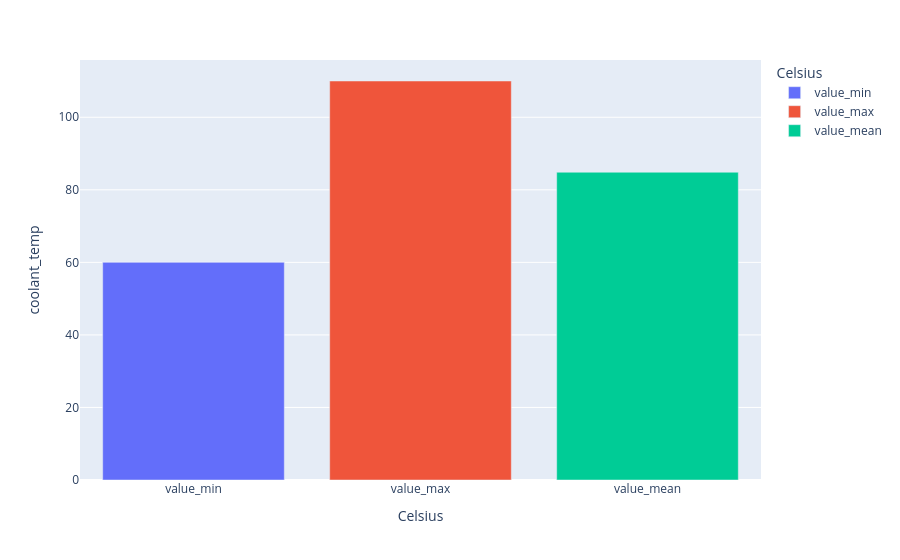
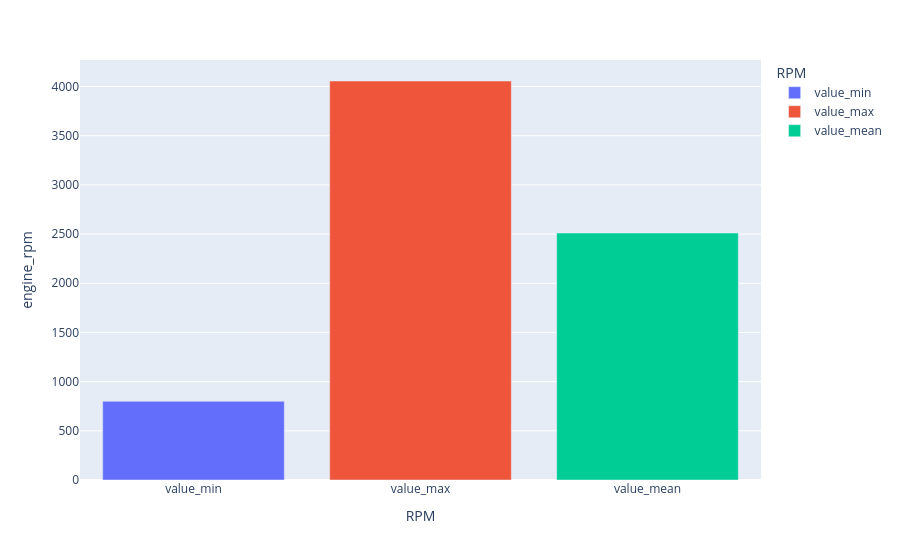
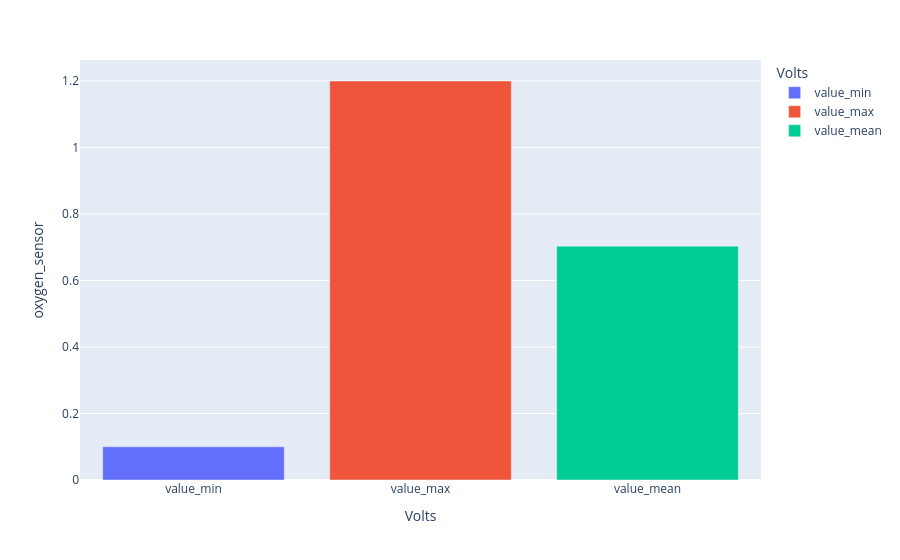
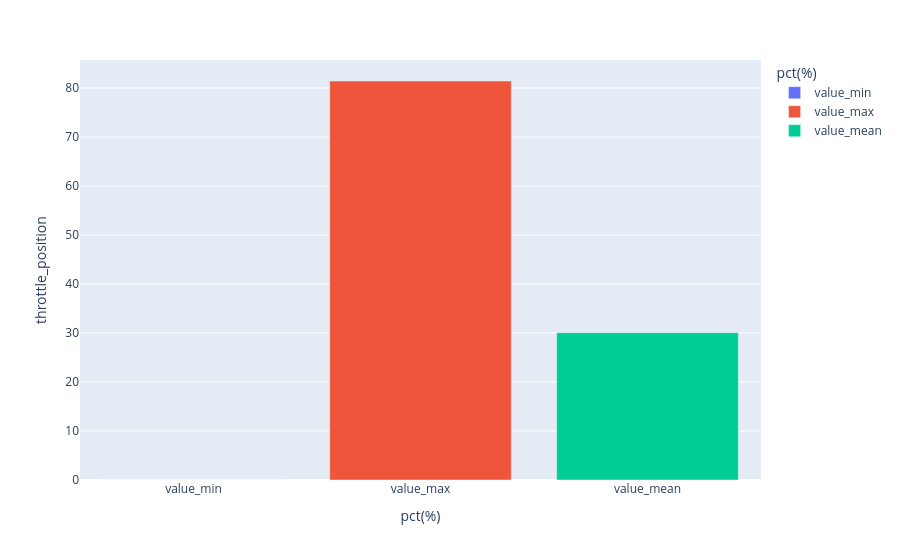

Here is the notebook cell these charts were saved with, in order:
### Markdown cell above
### Average minimum, maximum values for sensor reading ("value") across each category

### Code cell
result=sensor_df.groupby("sensor_type")[["value"]].agg(["min","max","mean"])
# print(result.columns) # Multi valued index , that's why we have joined it.
# print(sensor_df.index)
# Converting the Multi-Index into the single one.
result.columns=["_".join(col) for col in result.columns]
# display(result)

mapping={
    "coolant_temp":"Celsius",
    "engine_rpm":"RPM",
    "oxygen_sensor":"Volts",
    "throttle_position":"pct(%)"
}
# px.bar(data_frame=result,barmode="group",facet_col=result.index)
print(result.index)
for grp in result.index:
    # display(px.bar(result,y=grp,color=result.index))
    display(px.bar(result.loc[grp],y=grp,color=result.columns,labels={'index':mapping[grp]}))

### Figure 1 — Plotly figure (JSON) as saved in the notebook; plotly's stock layout.template omitted (floating-point values rounded to 4 significant figures)
{"data": [{"hovertemplate": "Celsius=%{x}<br>coolant_temp=%{y}<extra></extra>", "legendgroup": "value_min", "marker": {"color": "#636efa", "pattern": {"shape": ""}}, "name": "value_min", "orientation": "v", "showlegend": true, "textposition": "auto", "type": "bar", "x": ["value_min"], "xaxis": "x", "y": [60.0], "yaxis": "y"}, {"hovertemplate": "Celsius=%{x}<br>coolant_temp=%{y}<extra></extra>", "legendgroup": "value_max", "marker": {"color": "#EF553B", "pattern": {"shape": ""}}, "name": "value_max", "orientation": "v", "showlegend": true, "textposition": "auto", "type": "bar", "x": ["value_max"], "xaxis": "x", "y": [110.0], "yaxis": "y"}, {"hovertemplate": "Celsius=%{x}<br>coolant_temp=%{y}<extra></extra>", "legendgroup": "value_mean", "marker": {"color": "#00cc96", "pattern": {"shape": ""}}, "name": "value_mean", "orientation": "v", "showlegend": true, "textposition": "auto", "type": "bar", "x": ["value_mean"], "xaxis": "x", "y": [84.85], "yaxis": "y"}], "layout": {"barmode": "relative", "legend": {"title": {"text": "Celsius"}, "tracegroupgap": 0}, "margin": {"t": 60}, "xaxis": {"anchor": "y", "categoryarray": ["value_min", "value_max", "value_mean"], "categoryorder": "array", "domain": [0, 1], "title": {"text": "Celsius"}}, "yaxis": {"anchor": "x", "domain": [0, 1], "title": {"text": "coolant_temp"}}}}

### Figure 2 — Plotly figure (JSON) as saved in the notebook; plotly's stock layout.template omitted (floating-point values rounded to 4 significant figures)
{"data": [{"hovertemplate": "RPM=%{x}<br>engine_rpm=%{y}<extra></extra>", "legendgroup": "value_min", "marker": {"color": "#636efa", "pattern": {"shape": ""}}, "name": "value_min", "orientation": "v", "showlegend": true, "textposition": "auto", "type": "bar", "x": ["value_min"], "xaxis": "x", "y": [800.0], "yaxis": "y"}, {"hovertemplate": "RPM=%{x}<br>engine_rpm=%{y}<extra></extra>", "legendgroup": "value_max", "marker": {"color": "#EF553B", "pattern": {"shape": ""}}, "name": "value_max", "orientation": "v", "showlegend": true, "textposition": "auto", "type": "bar", "x": ["value_max"], "xaxis": "x", "y": [4056.0], "yaxis": "y"}, {"hovertemplate": "RPM=%{x}<br>engine_rpm=%{y}<extra></extra>", "legendgroup": "value_mean", "marker": {"color": "#00cc96", "pattern": {"shape": ""}}, "name": "value_mean", "orientation": "v", "showlegend": true, "textposition": "auto", "type": "bar", "x": ["value_mean"], "xaxis": "x", "y": [2511.0], "yaxis": "y"}], "layout": {"barmode": "relative", "legend": {"title": {"text": "RPM"}, "tracegroupgap": 0}, "margin": {"t": 60}, "xaxis": {"anchor": "y", "categoryarray": ["value_min", "value_max", "value_mean"], "categoryorder": "array", "domain": [0, 1], "title": {"text": "RPM"}}, "yaxis": {"anchor": "x", "domain": [0, 1], "title": {"text": "engine_rpm"}}}}

### Figure 3 — Plotly figure (JSON) as saved in the notebook; plotly's stock layout.template omitted (floating-point values rounded to 4 significant figures)
{"data": [{"hovertemplate": "Volts=%{x}<br>oxygen_sensor=%{y}<extra></extra>", "legendgroup": "value_min", "marker": {"color": "#636efa", "pattern": {"shape": ""}}, "name": "value_min", "orientation": "v", "showlegend": true, "textposition": "auto", "type": "bar", "x": ["value_min"], "xaxis": "x", "y": [0.1], "yaxis": "y"}, {"hovertemplate": "Volts=%{x}<br>oxygen_sensor=%{y}<extra></extra>", "legendgroup": "value_max", "marker": {"color": "#EF553B", "pattern": {"shape": ""}}, "name": "value_max", "orientation": "v", "showlegend": true, "textposition": "auto", "type": "bar", "x": ["value_max"], "xaxis": "x", "y": [1.2], "yaxis": "y"}, {"hovertemplate": "Volts=%{x}<br>oxygen_sensor=%{y}<extra></extra>", "legendgroup": "value_mean", "marker": {"color": "#00cc96", "pattern": {"shape": ""}}, "name": "value_mean", "orientation": "v", "showlegend": true, "textposition": "auto", "type": "bar", "x": ["value_mean"], "xaxis": "x", "y": [0.7033], "yaxis": "y"}], "layout": {"barmode": "relative", "legend": {"title": {"text": "Volts"}, "tracegroupgap": 0}, "margin": {"t": 60}, "xaxis": {"anchor": "y", "categoryarray": ["value_min", "value_max", "value_mean"], "categoryorder": "array", "domain": [0, 1], "title": {"text": "Volts"}}, "yaxis": {"anchor": "x", "domain": [0, 1], "title": {"text": "oxygen_sensor"}}}}

### Figure 4 — Plotly figure (JSON) as saved in the notebook; plotly's stock layout.template omitted (floating-point values rounded to 4 significant figures)
{"data": [{"hovertemplate": "pct(%)=%{x}<br>throttle_position=%{y}<extra></extra>", "legendgroup": "value_min", "marker": {"color": "#636efa", "pattern": {"shape": ""}}, "name": "value_min", "orientation": "v", "showlegend": true, "textposition": "auto", "type": "bar", "x": ["value_min"], "xaxis": "x", "y": [0.0], "yaxis": "y"}, {"hovertemplate": "pct(%)=%{x}<br>throttle_position=%{y}<extra></extra>", "legendgroup": "value_max", "marker": {"color": "#EF553B", "pattern": {"shape": ""}}, "name": "value_max", "orientation": "v", "showlegend": true, "textposition": "auto", "type": "bar", "x": ["value_max"], "xaxis": "x", "y": [81.43], "yaxis": "y"}, {"hovertemplate": "pct(%)=%{x}<br>throttle_position=%{y}<extra></extra>", "legendgroup": "value_mean", "marker": {"color": "#00cc96", "pattern": {"shape": ""}}, "name": "value_mean", "orientation": "v", "showlegend": true, "textposition": "auto", "type": "bar", "x": ["value_mean"], "xaxis": "x", "y": [30.07], "yaxis": "y"}], "layout": {"barmode": "relative", "legend": {"title": {"text": "pct(%)"}, "tracegroupgap": 0}, "margin": {"t": 60}, "xaxis": {"anchor": "y", "categoryarray": ["value_min", "value_max", "value_mean"], "categoryorder": "array", "domain": [0, 1], "title": {"text": "pct(%)"}}, "yaxis": {"anchor": "x", "domain": [0, 1], "title": {"text": "throttle_position"}}}}
